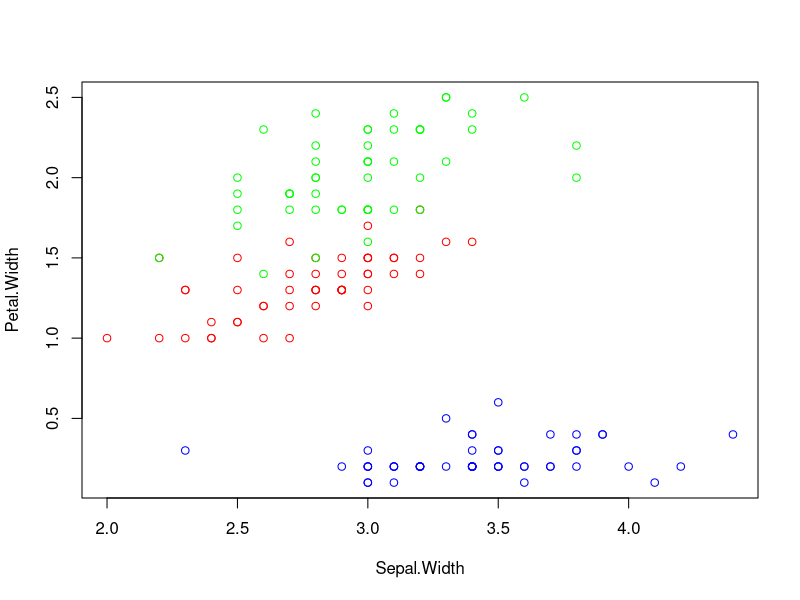

Reproduce this figure in R.
head(iris)
col = c('blue','red','green')
plot(Petal.Width~Sepal.Width,data=iris,col=col[unclass(iris$Species)])

#train and test 
train.x = iris[,c('Sepal.Width','Petal.Width')]
train.y = iris$Species
test.x =c(3.5,0.2)
k=7 #kNN
##################
#function for kNN#
##################
knn.classify = function(test.x , train.x,train.y , k){
  n = nrow(train.x)
  p=ncol(train.x)
  stopifnot(length(train.y)==n, length(test.x)==p)#verification
  d=rep(0,n)
  for(i in 1:n)
    d[i]=sqrt(sum((test.x-train.x[i,])^2))#distance
  o = order(d)
  nn=o[1:k]
  #train.y[nn]
  t=table(train.y[nn])
  return (names(which.max(t)))
}

knn.classify(test.x,train.x,train.y,k)


